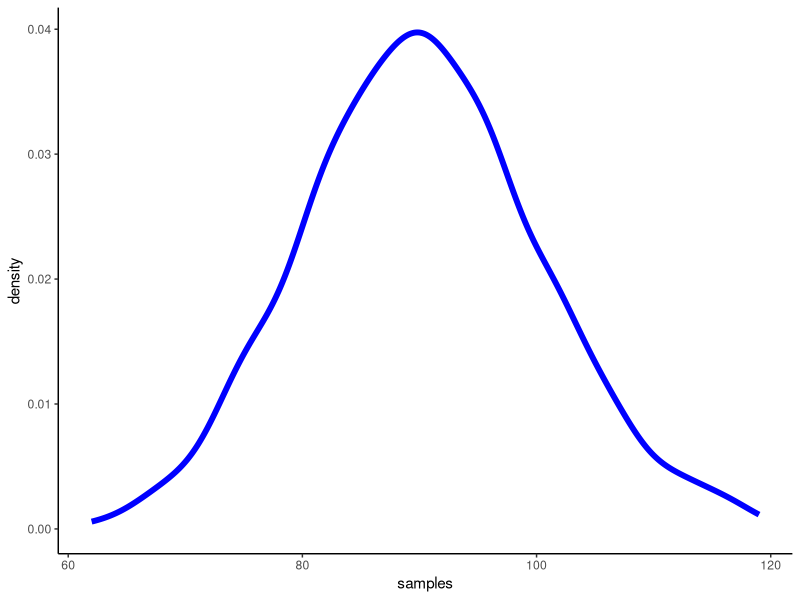
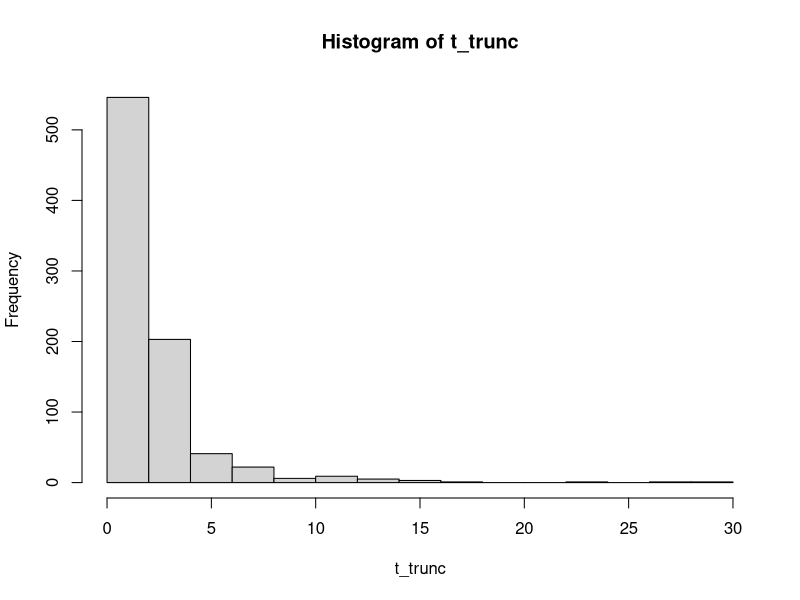

Reproduce these figures in R, in order. (Note: this script raises an error after producing the figures.)
library(ggplot2)

mean_lambda <- 4.5

area <- 0.7853982

lambda <- exp(mean_lambda)

samples <- rpois(n = 1000, lambda = lambda)

sample_dat <- data.frame(samples)

ggplot(sample_dat, aes(x = samples)) +
  geom_density(lwd = 2, col = "blue") +
  theme_classic()

t <- rt(n = 1000, df = 2, ncp = 1)

t_trunc <- t[t >= 0]
hist(t_trunc)


# Distance sampling half normal ##################################

# Constants
B <- 5
delta <- 0.025
trunc_dist <- 0.125
sigma <- -2
midpt <- seq(from = delta, to = trunc_dist, length.out = B)

# Define functions
g_nat <- rep(NA, B)
g <- rep(NA, B)
f <- rep(NA, B)
pi_pd <- rep(NA, B)
pi_pd_c <- rep(NA, B)
p_dct <- rep(NA, B)

# Simulate
  # Loop through distance bins
  for(b in 1:B){
    # Half-normal detection function
    g_nat[b] <- -midpt[b] * midpt[b]/(2 * sigma^2)  
             
    g[b] <- exp(g_nat[b])
    # Prob density function out to max truncation distance
    f[b] <- ((2 * midpt[b])  / trunc_dist^2) * delta
    # Detection cell probability
    pi_pd[b] <- g[b] * f[b]                             
  } # End loop through bins

p_dct <- sum(pi_pd)

for(g in 1:nD){       # midpt = mid-point of each distance band
  log(p[s,g]) <- -midpt[g] * midpt[g] / (2 * sigma[s]^2)
  pi[s,g] <- ((2 * midpt[g] ) / newB^2) * delta # prob. per interval
  f[s,g] <- p[s,g] * pi[s,g]
  fc[s,g] <- f[s,g] / pcap[s] 
}
# Rectangular approx. of integral that yields the Pr(capture)
pcap[s] <- sum(f[s,])

  # Loop through distance bins
for(b in 1:B){
   pi_pd_c[b] <- f[b] / p_dct
}

pi_pd
pi_pd_c
p_dct
